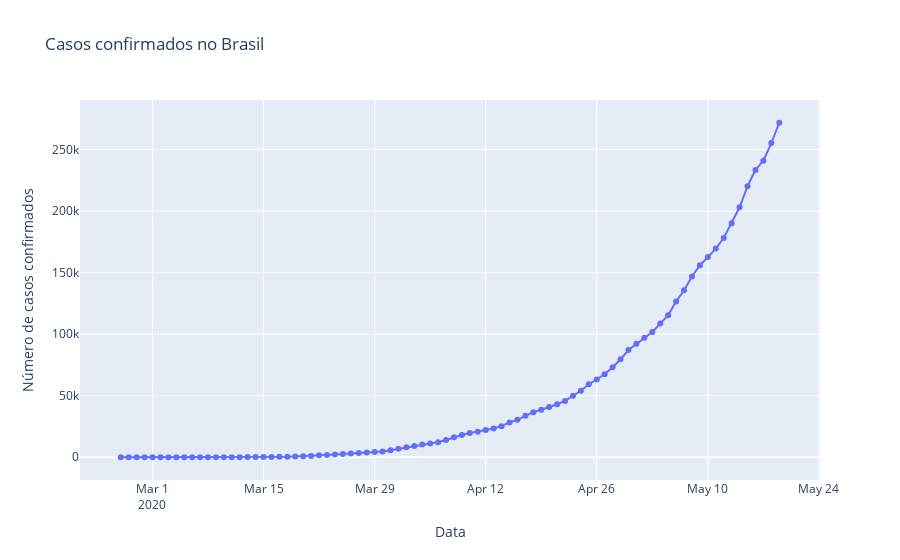

The cell this chart's notebook holds for it:
### Code cell
# utilizei o método line, do plotly, passando os parâmetros de data e confirmação

px.line (brasil, 'observationdate', 'confirmed',
    labels={'observationdate':'Data','confirmed':'Número de casos confirmados'},
    title='Casos confirmados no Brasil', markers = True)
